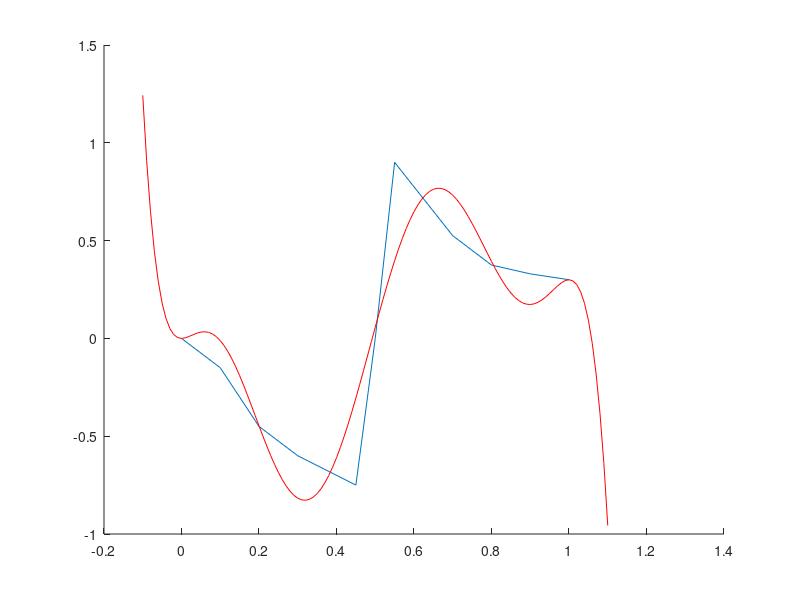

MATLAB code for this plot:
tDes = [0,.1,.2,.3,.45,.5,.55,.7,.8,.9,1]
pDes = [0,-.1,-.3,-.4,-.5,0,.6,.35,.25,.22,.2]*1.5;

length(tDes)
length(pDes)
figure(3)
clf
hold on
plot(tDes,pDes)

order = 8;
n=order;
A = zeros(length(tDes),order+1);

for tsub = 1:length(tDes)
   t = tDes(tsub);
   for i=0:n   
    A(tsub,i+1) = nchoosek(n,i)*(1-t)^(n-i)*t^i;
   end 
end


Acons = [eye(2) zeros(2,order+1-2) ;zeros(2,order+1-2) eye(2)];
bcons = [pDes(1) pDes(1) pDes(end) pDes(end)]';

Ql = [ A'*A Acons' ; Acons zeros(4,4)];
bl = [ A'*pDes' ;bcons];

a = pinv(Ql)*bl;

Ps = a(1:(order+1));




%Ps = pinv(A)*pDes';

T = -.1:.01:1.1;

Pos = 0*T;

for tsub = 1:length(T)
    t = T(tsub);
    for i=0:n
       Pos(tsub) = Pos(tsub)+nchoosek(n,i)*(1-t)^(n-i)*t^i*Ps(i+1);
    end
end
plot(T,Pos,'r')

for i=1:length(Ps)
   fprintf(1,'%f,',Ps(i)); 
end
fprintf(1,'\n');

